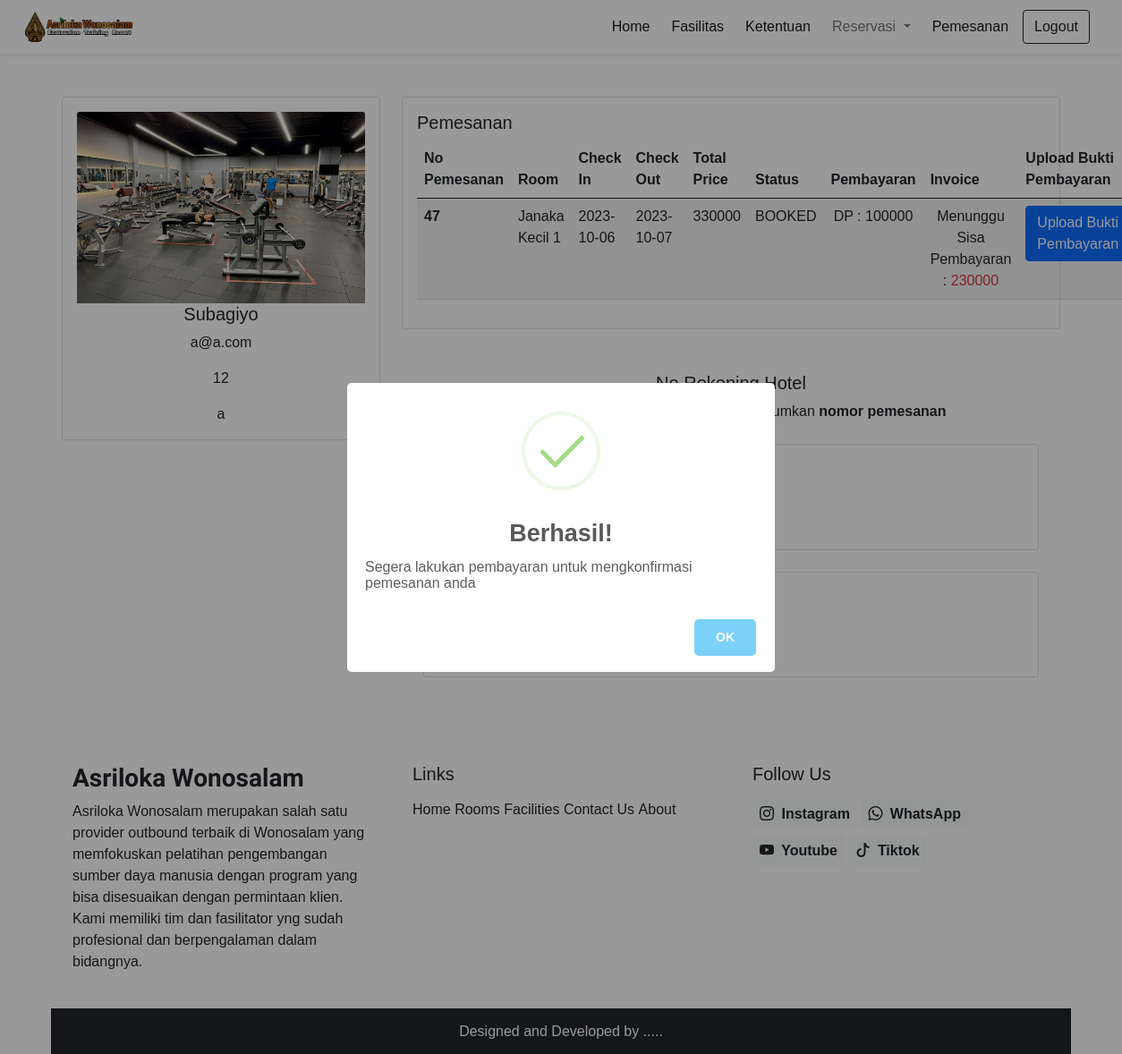
/pemesanan.php (signed in), run on the app's committed database.
### tables this page shows
CREATE TABLE `booking` (
  `id` int(11) NOT NULL,
  `userId` int(11) DEFAULT NULL,
  `checkIn` datetime(3) NOT NULL,
  `checkOut` datetime(3) NOT NULL,
  `roomId` int(11) DEFAULT NULL,
  `status` enum('BOOKED','PAYED','CHECKEDIN','CHECKEDOUT','CANCELLED') DEFAULT 'BOOKED',
  `totalPrice` int(50) NOT NULL,
  `bundlingId` int(11) DEFAULT NULL,
  `paymentMethod` enum('DP','FULL') DEFAULT NULL,
  `userPayed` int(50) DEFAULT NULL,
  `pictureId` int(11) DEFAULT NULL
);

### app/core/Database.php (called while the page is built, shortened)
<?php
class Database
{
    private $host = DB_HOST;
    private $db_name = DB_NAME;
    public function __construct()
    {
        $dsn = 'mysql:host=' . $this->host . ';dbname=' . $this->db_name;
        $option = [
            PDO::ATTR_PERSISTENT => true,
            PDO::ATTR_ERRMODE => PDO::ERRMODE_EXCEPTION
        ];
    }
}

### lib/db.php (called while the page is built, shortened)
<?php
function select($sql, $values, $datatypes)
{
    $conn = $GLOBALS['conn'];
    $auth['success'] = true;
    if ($auth['success']) {
        if ($stmt = mysqli_prepare($conn, $sql)) {
            mysqli_stmt_bind_param($stmt, $datatypes, ...$values);
            if (mysqli_stmt_execute($stmt)) {
                $res = mysqli_stmt_get_result($stmt);
                return $res;
            } else {
                mysqli_stmt_close($stmt);
                die("Query cannot be executed - Select");
            }
        } else {
            die("Query cannot be prepared - Select");
        }
    } else {
        die("Unauthorized User");
    }
}
?>

### pemesanan.php (the view, shortened to what this page needs)
<!DOCTYPE html>
<html lang="en">
<head>
    <?php require('./admin/inc/links.php'); ?>
</head>
<body>
    <?php require('./inc/header.php'); ?>
    <div class="container mt-5">
        <div class="row">
            <div class="col-md-4  mx-auto">
                <div class="card">
                    <div class="card-body text-center">
                        <?php
                        if (isset($_SESSION['data'])) {
                            if ($user['picture'] != null || $user['picture'] != '') {
                                echo "<img src='assets/images/user/$user[picture]' class='card-img-top' alt='...'>";
                            } else {
                                echo "<img src='assets/images/user/default.jpg' class='card-img-top' alt='...'>";
                            }
                            echo "<h5 class='card-title'>$user[name]</h5>";
                            echo "<p class='card-text'>$user[email]</p>";
                            echo "<p class='card-text'>$user[phone]</p>";
                            echo "<p class='card-text'>$user[address]</p>";
                        } else {
                            echo "<h5 class='text-center'>Silahkan login terlebih dahulu</h5>";
                        }
                        ?>
                    </div>
                </div>
            </div>
            <div class="col-md-8">
                <div class="card">
                    <div class="card-body">
                        <?php
                        if (isset($_SESSION['data'])) {
                            echo "<h5 class='card-title'>Pemesanan</h5>";
                            $sql = "SELECT * FROM booking WHERE userId = ?";
                            $res = select($sql, [$user['id']], 'i');
                            $booking = [];
                            while ($row = mysqli_fetch_assoc($res)) {
                                $booking[] = $row;
                            }
                            if (count($booking) != 0) {
                                foreach ($booking as $key => $value) {
                                    if ($value['roomId'] == null) {
                                        $sql = "SELECT * FROM bundling WHERE id = ?";
                                        $res = select($sql, [$value['bundlingId']], 'i');
                                        while ($row = mysqli_fetch_assoc($res)) {
                                            $room[] = $row;
                                        }
                                    } else {
                                        $sql = "SELECT * FROM room WHERE id = ?";
                                        $res = select($sql, [$value['roomId']], 'i');
                                        while ($row = mysqli_fetch_assoc($res)) {
                                            $room[] = $row;
                                        }
                                    }
                                }
                            }
                            $html = "<table class='table table-striped'>";
                            $html .= "<thead>";
                            $html .= "<tr>";
                            $html .= "<th style='width: 10px;'>No Pemesanan</th>";
                            $html .= "<th scope='col'>Room</th>";
                            $html .= "<th scope='col'>Check In</th>";
                            $html .= "<th scope='col'>Check Out</th>";
                            $html .= "<th scope='col'>Total Price</th>";
                            $html .= "<th scope='col'>Status</th>";
                            $html .= "<th scope='col'>Pembayaran</th>";
                            $html .= "<th scope='col'>Invoice</th>";
                            $html .= "<th scope='col'>Upload Bukti Pembayaran</th>";
                            $html .= "</tr>";
                            $html .= "</thead>";
                            $html .= "<tbody>";
                            foreach ($booking as $key => $value) {
                                $html .= "<tr>";
                                $html .= " <th scope='row'>$value[id]</th>";
                                $html .= "<td>";
                                foreach ($room as $k => $v) {
                                    if ($v['id'] == $value['roomId']) {
                                        $html .= "$v[name]";
                                        break;
                                    }
                                }
                                $html .= "<td>" . date('Y-m-d', strtotime($value['checkIn'])) . "</td>";
                                $html .= "<td>" . date('Y-m-d', strtotime($value['checkOut'])) . "</td>";
                                $html .= "<td>$value[totalPrice]</td>";
                                $html .= "<td>$value[status]</td>";
                                $html .= "<td>";
                                if ($value['paymentMethod'] == 'DP') {
                                    $html .= "<div class='text-center'>";
                                    $html .= "DP : $value[userPayed] <br>";
                                    $html .= "</div>";
                                } else {
                                    $html .= "<span>Lunas</span>";
                                }
                                if ($value['status'] == 'BOOKED' && $value['paymentMethod'] == 'DP') {
                                    $html .= "<td><div class='text-center'><div>";
                                    $html .= "Menunggu Sisa Pembayaran :";
                                    $html .= "<span class='text-danger'> ";
                                    $html .= $value['totalPrice'] - $value['userPayed'];
                                    $html .= "</span>";
                                    $html .= "</div></div></td>";
                                } else if ($value['status'] == 'CANCELLED') {
                                    $html .= "<td><div class='text-center'><div>";
                                    $html .= "Pemesanan Dibatalkan";
                                    $html .= "</div></div></td>";
                                } else if ($value['status'] == 'CHECKEDIN') {
                                    $html .= "<td><div class='text-center'><div>";
                                    $html .= "Check In";
                                    $html .= "</div></div></td>";
                                } else if ($value['status'] == 'CHECKEDOUT') {
                                    $html .= "<td><div class='text-center'><div>";
                                    $html .= "Check Out";
                                    $html .= "</div></div></td>";
                                } else {
                                    $html .= "<td><a href='invoice.php?booking_id=$value[id]&user_id=$user[id]&room_id=$value[roomId]&check_in=$value[checkIn]&check_out=$value[checkOut]' class='btn btn-primary'>Invoice</a></td>";
                                }
                                if ($value['status'] == 'BOOKED' && $value['paymentMethod'] == 'DP') {
                                    $html .= "<td><button type='button' class='btn btn-primary' data-bs-toggle='modal' data-bs-target='#uploadBuktiPembayaran' data-bs-id='$value[id]'>Upload Bukti Pembayaran</button></td>";
                                }
                                $html .= "</tr>";
                            }
                            $html .= "</tbody>";
                            $html .= "</table>";
                            echo $html;
                        }
                        ?>
                    </div>
                </div>
                <div </div>
                    <?php
                    if (isset($_SESSION['data'])) {
                        echo "<h5 class='text-center mt-5'>No Rekening Hotel</h5>";
                        echo "<span class='pl-5'>Transfer ke nomor rekening <strong>di bawah ini</strong></span>";
                        echo "<span class='pl-5'>Dengan mencantumkan <strong>nomor pemesanan</strong></span>";
                        echo "<div class='card m-4 p-4'>";
                        echo "<h4>BCA</h4>";
                        echo "<h5>1234567890</h5>";
                        echo "</div>";
                        echo "<div class='card m-4 p-4'>";
                        echo "<h4>BCA</h4>";
                        echo "<h5>1234567890</h5>";
                        echo "</div>";
                    }
                    ?>
                </div>
            </div>
</body>
<?php
if (isset($_SESSION['data'])) {
    require('./inc/footer.php');
}
?>
</html>

### admin/css/common.css (style rules this page uses)
:root { --teal: #2ec1ac; --teal_hover: #279e8c; }
* { font-family: 'Poppings', sans-serif; }

### data on the page
booking: id "47", value "Janaka Kecil 1", checkIn "2023-10-06", checkOut "2023-10-07", totalPrice "330000", status "BOOKED", userPayed "100000", status+paymentMethod "Menunggu Sisa Pembayaran : 230000"

### other printed values
$user[name] "Subagiyo"
$user[email] "a@a.com"
$user[phone] "12"
$user[address] "a"
